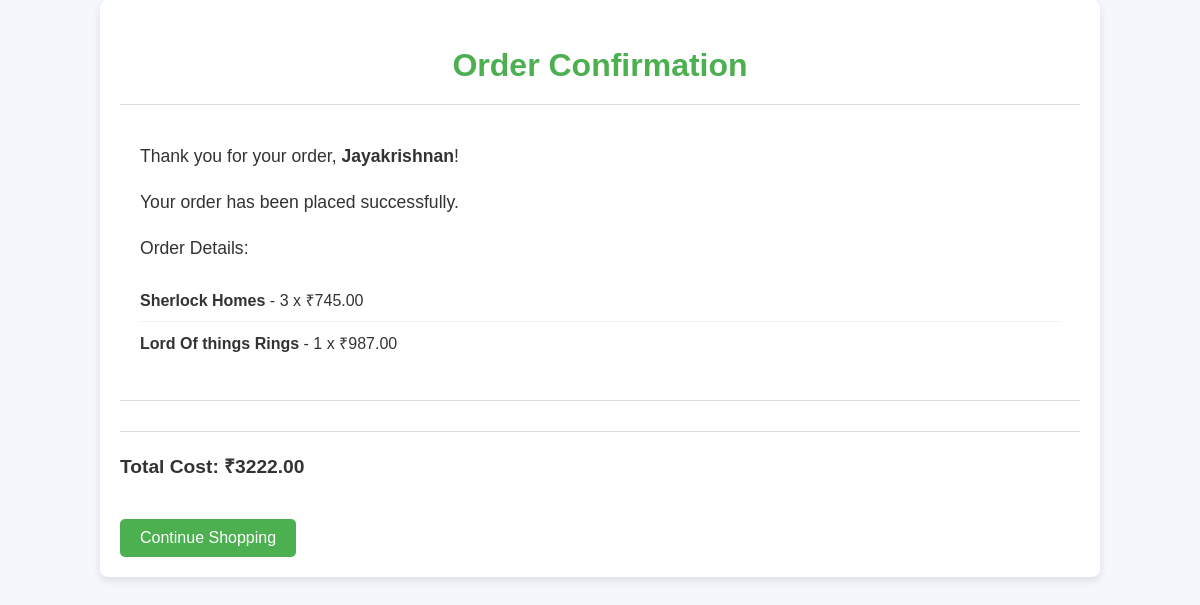
Screenshot of /order_confirmation/2/ with the database file from the repository.
### store/models.py (models this page shows, shortened)
class Order(models.Model):
    user = models.ForeignKey(CustomUser, on_delete=models.CASCADE)
    address = models.TextField()
    phone_number = models.CharField(max_length=15)
    date_ordered = models.DateTimeField(auto_now_add=True)
    is_confirmed = models.BooleanField(default=False)
    def total_cost(self):
        return sum(item.total_price() for item in self.items.all())

class CustomUser(AbstractUser):
    pass

class OrderItem(models.Model):
    order = models.ForeignKey(Order, related_name="items", on_delete=models.CASCADE)
    product = models.ForeignKey(Product, on_delete=models.CASCADE)
    quantity = models.PositiveIntegerField()
    def total_price(self):
        return self.quantity * self.product.price

class Product(models.Model):
    title = models.CharField(max_length=255)
    author = models.CharField(max_length=255)
    price = models.DecimalField(max_digits=10, decimal_places=2)
    category = models.ForeignKey(Category, on_delete=models.CASCADE, related_name="products")
    quantity = models.DecimalField(max_digits=10, decimal_places=3)
    image = models.ImageField(upload_to='product_images/', blank=True, null=True)

### store/views.py (the view)
# urls.py: path('order_confirmation/<int:order_id>/', views.order_confirmation, name='order_confirmation'),
def order_confirmation(request, order_id):
    order = Order.objects.get(id=order_id)
    return render(request, 'order_confirmation.html', {'order': order})

### templates/order_confirmation.html (shortened to what this page needs)
<!DOCTYPE html>
<html lang="en">
<head>
</head>
<body>
    <div class="container">
        <h2>Order Confirmation</h2>
        <div class="order-details">
            <p>Thank you for your order, <strong>{{ order.user.username }}</strong>!</p>
            <p>Your order has been placed successfully.</p>
            <p>Order Details:</p>
            <ul>
                {% for item in order.items.all %}
                    <li>
                        <strong>{{ item.product.title }}</strong> -
                        {{ item.quantity }} x ₹{{ item.product.price }}
                    </li>
                {% endfor %}
            </ul>
        </div>
        <div class="order-summary">
            <p><strong>Total Cost: ₹{{ order.total_cost }}</strong></p>
        </div>
        <a href="{% url 'home' %}" class="btn">Continue Shopping</a>
    </div>
</body>
</html>

### templates/order_confirmation.html (style rules this page uses)
body { font-family: Arial, sans-serif; background-color: #f4f7fc; color: #333; margin: 0; padding: 0; }
.container { width: 80%; margin: 0 auto; padding: 20px; background-color: #ffffff; border-radius: 8px; box-shadow: 0 4px 8px rgba(0, 0, 0, 0.1); }
h2 { text-align: center; color: #4CAF50; font-size: 2em; margin-bottom: 20px; }
.order-details { padding: 20px; border-top: 1px solid #ddd; border-bottom: 1px solid #ddd; margin-bottom: 30px; }
.order-details p { font-size: 1.1em; line-height: 1.6; }
.order-details ul { list-style-type: none; padding: 0; }
.order-details li { padding: 10px 0; border-bottom: 1px solid #f0f0f0; }
.order-details li:last-child { border-bottom: none; }
.order-summary { font-size: 1.2em; font-weight: bold; padding: 10px 0; border-top: 1px solid #ddd; }
.order-summary p { margin: 10px 0; }
.btn { display: inline-block; background-color: #4CAF50; color: #fff; padding: 10px 20px; border-radius: 5px; text-decoration: none; font-size: 1em; text-align: center; margin-top: 20px; transition: background-color 0.3s ease; }

### rows the page displays
Order: user.username "Jayakrishnan", total_cost "3222.00"
OrderItem: product "Sherlock Homes", quantity "3", product.price "745.00"
OrderItem: product "Lord Of things Rings", quantity "1", product.price "987.00"
